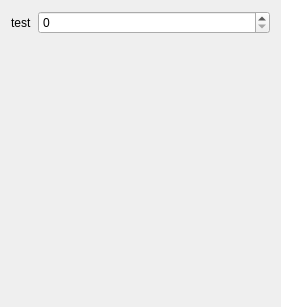
<?xml version="1.0" encoding="UTF-8"?>
<ui version="4.0">
 <class>Settings</class>
 <widget class="QWidget" name="Settings">
  <property name="geometry">
   <rect>
    <x>0</x>
    <y>0</y>
    <width>281</width>
    <height>307</height>
   </rect>
  </property>
  <property name="windowTitle">
   <string>Form</string>
  </property>
  <layout class="QFormLayout" name="formLayout">
   <item row="0" column="0">
    <widget class="QLabel" name="label">
     <property name="text">
      <string>test</string>
     </property>
    </widget>
   </item>
   <item row="0" column="1">
    <widget class="QSpinBox" name="spinBox"/>
   </item>
  </layout>
 </widget>
 <resources/>
 <connections/>
</ui>
